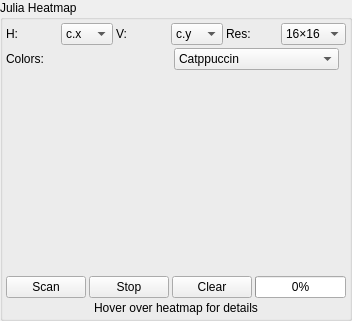
               <widget class="QGroupBox" name="groupBox_julia_heatmap">
                <property name="title">
                 <string>Julia Heatmap</string>
                </property>
                <layout class="QVBoxLayout" name="layout_julia_heatmap">
                 <property name="spacing"><number>3</number></property>
                 <property name="leftMargin"><number>3</number></property>
                 <property name="topMargin"><number>3</number></property>
                 <property name="rightMargin"><number>3</number></property>
                 <property name="bottomMargin"><number>3</number></property>
                 
                 <item>
                  <layout class="QHBoxLayout" name="layout_heatmap_controls">
                   <property name="spacing"><number>3</number></property>
                   <item>
                    <widget class="QLabel" name="label_heatmap_h">
                     <property name="text"><string>H:</string></property>
                    </widget>
                   </item>
                   <item>
                    <widget class="QComboBox" name="comboBox_heatmap_axis_h">
                     <property name="toolTip"><string>Horizontal axis</string></property>
                     <item><property name="text"><string>c.x</string></property></item>
                     <item><property name="text"><string>c.y</string></property></item>
                     <item><property name="text"><string>c.z</string></property></item>
                    </widget>
                   </item>
                   <item>
                    <widget class="QLabel" name="label_heatmap_v">
                     <property name="text"><string>V:</string></property>
                    </widget>
                   </item>
                   <item>
                    <widget class="QComboBox" name="comboBox_heatmap_axis_v">
                     <property name="toolTip"><string>Vertical axis</string></property>
                     <property name="currentIndex"><number>1</number></property>
                     <item><property name="text"><string>c.x</string></property></item>
                     <item><property name="text"><string>c.y</string></property></item>
                     <item><property name="text"><string>c.z</string></property></item>
                    </widget>
                   </item>
                   <item>
                    <widget class="QLabel" name="label_heatmap_res">
                     <property name="text"><string>Res:</string></property>
                    </widget>
                   </item>
                   <item>
                    <widget class="QComboBox" name="comboBox_heatmap_resolution">
                     <property name="toolTip"><string>Grid resolution (cells per axis)</string></property>
                     <item><property name="text"><string>16×16</string></property></item>
                     <item><property name="text"><string>32×32</string></property></item>
                     <item><property name="text"><string>48×48</string></property></item>
                     <item><property name="text"><string>64×64</string></property></item>
                    </widget>
                   </item>
                  </layout>
                 </item>
                 
                 <item>
                  <layout class="QHBoxLayout" name="layout_heatmap_scheme">
                   <property name="spacing"><number>3</number></property>
                   <item>
                    <widget class="QLabel" name="label_heatmap_scheme">
                     <property name="text"><string>Colors:</string></property>
                    </widget>
                   </item>
                   <item>
                    <widget class="QComboBox" name="comboBox_heatmap_scheme">
                     <property name="toolTip"><string>Heatmap color scheme</string></property>
                     <item><property name="text"><string>Catppuccin</string></property></item>
                     <item><property name="text"><string>Inferno</string></property></item>
                     <item><property name="text"><string>Plasma</string></property></item>
                     <item><property name="text"><string>Viridis</string></property></item>
                     <item><property name="text"><string>Magma</string></property></item>
                    </widget>
                   </item>
                   <item>
                    <spacer name="heatmap_spacer_1">
                     <property name="orientation"><enum>Qt::Horizontal</enum></property>
                    </spacer>
                   </item>
                  </layout>
                 </item>
                 
                 <item>
                  <widget class="cJuliaHeatmapWidget" name="widget_julia_heatmap" native="true">
                   <property name="minimumSize">
                    <size>
                     <width>200</width>
                     <height>200</height>
                    </size>
                   </property>
                   <property name="toolTip">
                    <string>Julia c-space interest heatmap. Click to jump to that c value. Brighter = more interesting.</string>
                   </property>
                  </widget>
                 </item>
                 
                 <item>
                  <layout class="QHBoxLayout" name="layout_heatmap_scan">
                   <property name="spacing"><number>3</number></property>
                   <item>
                    <widget class="QPushButton" name="pushButton_heatmap_scan">
                     <property name="text"><string>Scan</string></property>
                     <property name="toolTip"><string>Scan Julia c-space to build the interest heatmap</string></property>
                    </widget>
                   </item>
                   <item>
                    <widget class="QPushButton" name="pushButton_heatmap_stop">
                     <property name="text"><string>Stop</string></property>
                     <property name="toolTip"><string>Stop the current scan</string></property>
                    </widget>
                   </item>
                   <item>
                    <widget class="QPushButton" name="pushButton_heatmap_clear">
                     <property name="text"><string>Clear</string></property>
                     <property name="toolTip"><string>Clear the heatmap data</string></property>
                    </widget>
                   </item>
                   <item>
                    <widget class="QProgressBar" name="progressBar_heatmap">
                     <property name="value"><number>0</number></property>
                     <property name="textVisible"><bool>true</bool></property>
                    </widget>
                   </item>
                  </layout>
                 </item>
                 
                 <item>
                  <widget class="QLabel" name="label_heatmap_info">
                   <property name="text"><string>Hover over heatmap for details</string></property>
                   <property name="alignment"><set>Qt::AlignCenter</set></property>
                  </widget>
                 </item>
                </layout>
               </widget>
